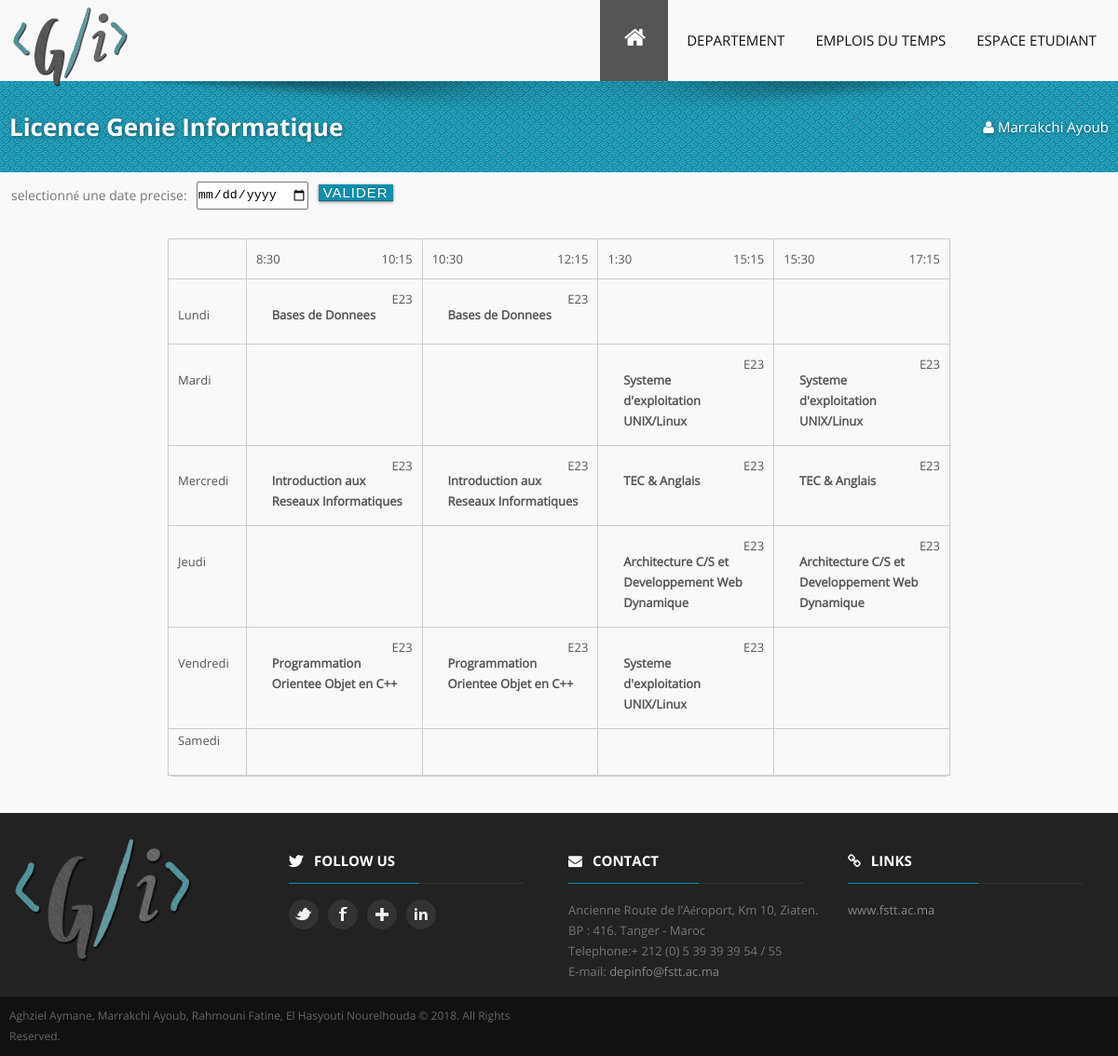
Page /emploi-LGI.php (signed in) on the committed database.
### tables this page shows
CREATE TABLE IF NOT EXISTS `seances` (
  `num_sem` int(20) NOT NULL,
  `num_cren` int(20) NOT NULL,
  `num_sal` varchar(20) NOT NULL,
  `cod_mod` varchar(30) NOT NULL,
  `cod_fil` varchar(20) NOT NULL,
  `cod_grp` varchar(50) NOT NULL,
  PRIMARY KEY (`num_sem`,`num_cren`,`num_sal`) USING BTREE,
  KEY `cod_ele_mod` (`cod_mod`),
  KEY `cod_fil` (`cod_fil`),
  KEY `cod_grp` (`cod_grp`),
  KEY `seances_ibfk_4` (`num_sal`)
);

CREATE TABLE IF NOT EXISTS `modules` (
  `cod_mod` varchar(20) NOT NULL,
  `cod_fil` varchar(20) NOT NULL,
  `nom_mod` varchar(50) NOT NULL,
  `resp_mod` varchar(100) NOT NULL,
  PRIMARY KEY (`cod_mod`),
  KEY `cod_fil` (`cod_fil`),
  KEY `resp_mod` (`resp_mod`)
);

### lib/timetable.php (the view, shortened to what this page needs)
<?php
function timetable($sem, $cre, $grp){
require 'bdd.php';
$sql="SELECT nom_mod, num_sal FROM modules M, seances S WHERE M.cod_mod=S.cod_mod and S.num_cren='$cre' and S.num_sem='$sem' and S.cod_grp='$grp'";
$result= mysqli_query($conn, $sql);
if(mysqli_num_rows($result)){ $row=mysqli_fetch_array($result);
echo '<span class="salle">'.$row['num_sal'].'</span><p class="module">'.$row['nom_mod'].'</p>';
}
}
?>

### css/style.css (style rules this page uses)
html, body, div, span, applet, object, iframe, h1, h2, h3, h4, h5, h6, p, blockquote, pre, a, abbr, acronym, address, big, cite, code, del, dfn, em, img, ins, kbd, q, s, samp, small, strike, strong, sub, sup, tt, var, b, u, i, center, dl, dt, dd, ol, ul, li, fieldset, form, label, legend, table, caption, tbody, tfoot, thead, tr, th, td, article, aside, canvas, details, embed, figure, figcaption, footer, header, hgroup, menu, nav, output, ruby, section, summary, time, mark, audio, video { margin: 0; padding: 0; border: 0; font-size: 100%; font: inherit; vertical-align: baseline; font-family: OpenSansRegular; }
body { background: #f9f9f9; font: 13px/22px OpenSansRegular, "HelveticaNeue", "Helvetica Neue", Helvetica, Arial, sans-serif; color: #555; }
* { box-sizing: border-box; -ms-box-sizing: border-box; -moz-box-sizing: border-box; -webkit-box-sizing: border-box; }
body { margin: 0 auto }
p { margin-bottom: 20px }
table span.salle { float: right; }
table p.module { margin-left: 10%; margin-top: 10%; margin-bottom: 5px; font-weight: bold; }
* { margin: 0; padding: 0; border: none; outline: none; }

### rows in the picture
seances: num_sal "E23", cod_mod.nom_mod "Bases de Donnees"
seances: num_sal "E23", cod_mod.nom_mod "Bases de Donnees"
seances: num_sal "E23", cod_mod.nom_mod "Systeme d'exploitation UNIX/Linux"
seances: num_sal "E23", cod_mod.nom_mod "Systeme d'exploitation UNIX/Linux"
seances: num_sal "E23", cod_mod.nom_mod "Introduction aux Reseaux Informatiques"
seances: num_sal "E23", cod_mod.nom_mod "Introduction aux Reseaux Informatiques"
seances: num_sal "E23", cod_mod.nom_mod "TEC & Anglais"
seances: num_sal "E23", cod_mod.nom_mod "TEC & Anglais"
seances: num_sal "E23", cod_mod.nom_mod "Architecture C/S et Developpement Web Dynamique"
seances: num_sal "E23", cod_mod.nom_mod "Architecture C/S et Developpement Web Dynamique"
seances: num_sal "E23", cod_mod.nom_mod "Programmation Orientee Objet en C++"
seances: num_sal "E23", cod_mod.nom_mod "Programmation Orientee Objet en C++"
seances: num_sal "E23", cod_mod.nom_mod "Systeme d'exploitation UNIX/Linux"

### other values in the picture
$nom "Marrakchi"
$pre "Ayoub"
